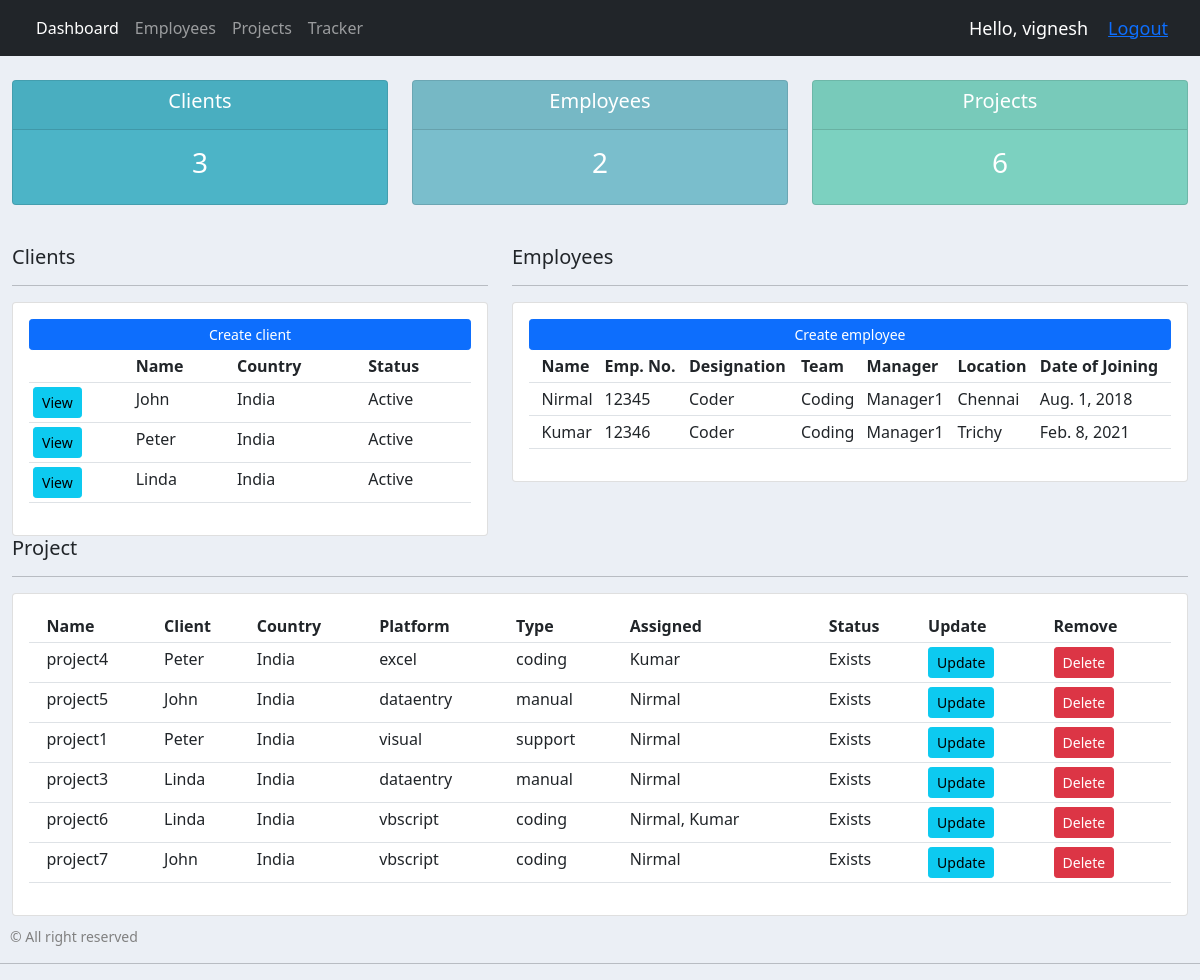
Before: / (signed in) with the older database file.
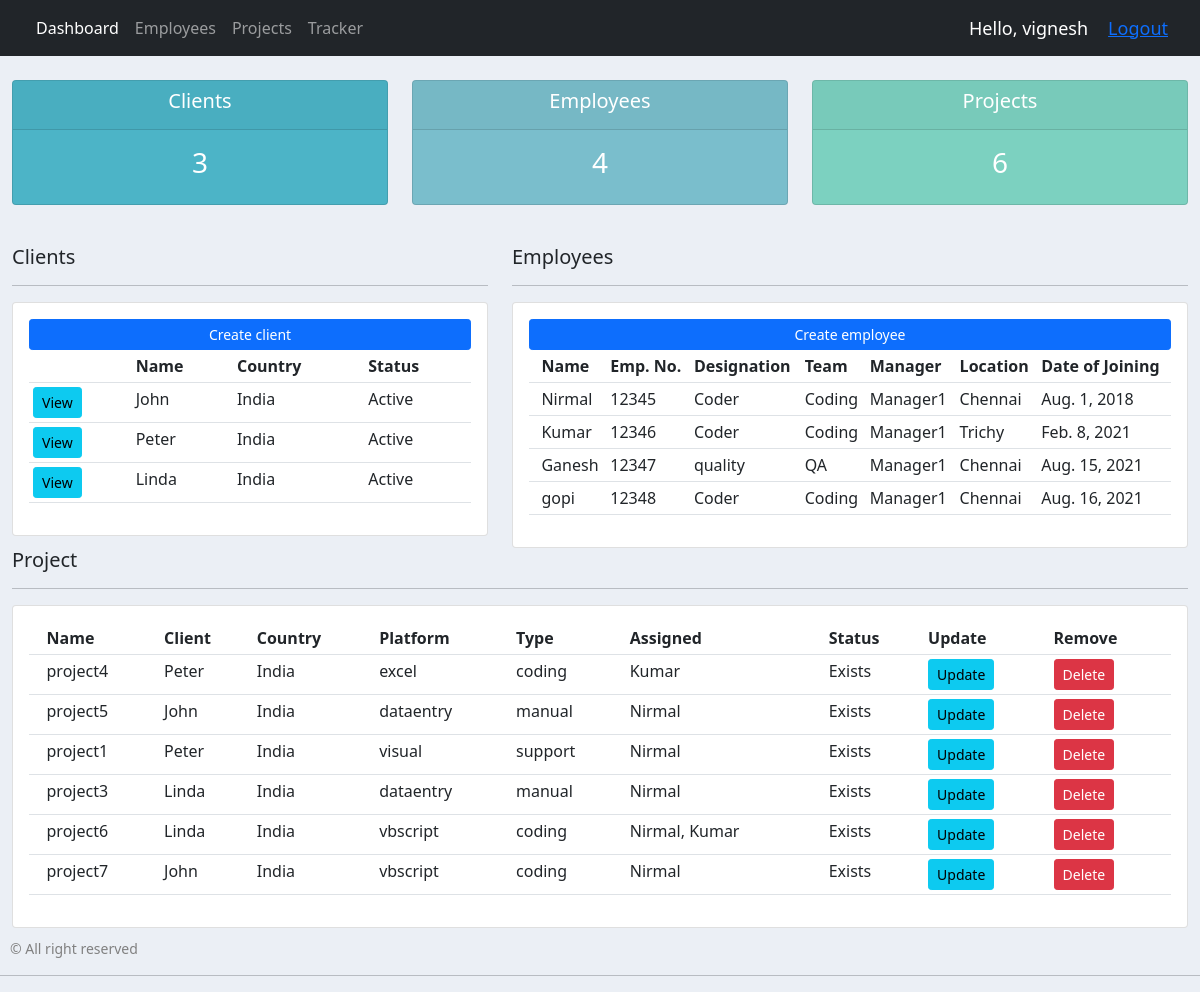
After: the same page with the newer database file.
### jobs/models.py (models this page shows, shortened)
class Client(models.Model):
    STATUS = (
        ('Active', 'Active'),
        ('Not Active', 'Not Active'),
    )
    name = models.CharField(max_length=200, null=True)
    country = models.CharField(max_length=200, null=True)
    email = models.CharField(max_length=200, null=True)
    phone = models.CharField(max_length=200, null=True)
    status = models.CharField(max_length=200, null=True, choices=STATUS)
    date_created = models.DateTimeField(auto_now_add=True, null=True)
    def __str__(self):
        return self.name

class Employee(models.Model):
    user = models.OneToOneField(User, null=True, on_delete=models.CASCADE, blank=True)
    name = models.CharField(max_length=200, null=True)
    empNum = models.IntegerField(null=True)
    designation  = models.CharField(max_length=200, null=True)
    team  = models.CharField(max_length=200, null=True)
    manager  = models.CharField(max_length=200, null=True)
    location  = models.CharField(max_length=200, null=True)
    email = models.CharField(max_length=200, null=True, blank=True)
    doj = models.DateField(null=True, blank=True)
    dor = models.DateField(null=True, blank=True)
    def __str__(self):
        return self.name

class Project(models.Model):
    PROJECTSTATUS = (
        ('Exists', 'Exists'),
        ('Not Exists', 'Not Exists'),
    )
    name = models.CharField(max_length=200, null=True)
    client = models.ForeignKey(Client, null=True, on_delete=models.SET_NULL)
    country = models.CharField(max_length=200, null=True)
    platform = models.CharField(max_length=200, null=True)
    type = models.CharField(max_length=200, null=True)
    handled = models.ManyToManyField(Employee)
    status = models.CharField(max_length=200, null=True, choices=PROJECTSTATUS)
    date_created = models.DateTimeField(auto_now_add=True, null=True)

### jobs/decorators.py (the view)
    def wrapper_func(request, *args, **kwargs):
        group = None
        if request.user.groups.exists():
            group = request.user.groups.all()[0].name
        if group == 'employee':
            return redirect('user-page')
        elif group == 'admin':
            return view_func(request, *args, **kwargs)
        else:
            return

### jobs/views.py (called while the page is built)
@login_required(login_url='login')
@admin_only
def home(request):
    clients = Client.objects.all()
    projects = Project.objects.all()
    employees = Employee.objects.all()
    total_clients = clients.filter(status='Active').count()
    total_employees = employees.count()
    total_jobs = projects.filter(status='Exists').count()
    context = {'clients':clients, 'projects':projects, 'employees':employees,\
        'total_clients':total_clients, 'total_employees':total_employees, 'total_jobs':total_jobs}
    return render(request, 'jobs/dashboard.html', context=context)

### jobs/templates/jobs/dashboard.html
{% extends 'jobs/main.html' %}
{% block content %}
{% include 'jobs/status.html' %}
<br>
<div class="row">
    <div class="col-md-5">
        <h5>Clients</h5>
        <hr>
        <div class="card card-body">
            <a class="btn btn-primary btn-sm btn-block" href="{% url 'create_client' %}">Create client</a>
            <table class="table table-sm">
                <tr>
                    <th></th>
                    <th>Name</th>
                    <th>Country</th>
                    <th>Status</th>
                </tr>
                {% for client in clients %}
                    <tr>
                        <td><a class="btn btn-sm btn-info" href="{% url 'client' client.id %}">View</a></td>
                        <td>{{client.name}}</td>
                        <td>{{client.country}}</td>
                        <td>{{client.status}}</td>
                    </tr>
                {% endfor %}
            </table>
        </div>
    </div>
    <div class="col-md-7">
        <h5>Employees</h5>
        <hr>
        <div class="card card-body">
            <a class="btn btn-primary btn-sm btn-block" href="{% url 'create_employee' %}">Create employee</a>
            <table class="table table-sm">
                <tr>
                    <th></th>
                    <th>Name</th>
                    <th>Emp. No.</th>
                    <th>Designation</th>
                    <th>Team</th>
                    <th>Manager</th>
                    <th>Location</th>
                    <th>Date of Joining</th>
                </tr>
                {% for emp in employees %}
                    <tr>
                        <td></td>
                        <td>{{emp.name}}</td>
                        <td>{{emp.empNum}}</td>
                        <td>{{emp.designation}}</td>
                        <td>{{emp.team}}</td>
                        <td>{{emp.manager}}</td>
                        <td>{{emp.location}}</td>
                        <td>{{emp.doj}}</td>
                    </tr>
                {% endfor %}
            </table>
        </div>
    </div>
</div>
<div class="row">
    <div class="col">
        <h5>Project</h5>
        <hr>
        <div class="card card-body">
            <table class="table table-sm">
                <tr>
                    <th></th>
                    <th>Name</th>
                    <th>Client</th>
                    <th>Country</th>
                    <th>Platform</th>
                    <th>Type</th>
                    <th>Assigned</th>
                    <th>Status</th>
                    <th>Update</th>
                    <th>Remove</th>
                </tr>
                {% for proj in projects %}
                    <tr>
                        <td></td>
                        <td>{{proj.name}}</td>
                        <td>{{proj.client}}</td>
                        <td>{{proj.country}}</td>
                        <td>{{proj.platform}}</td>
                        <td>{{proj.type}}</td>
                        <td>{{proj.handled.all|join:", "}}</td>
                        <td>{{proj.status}}</td>
                        <td><a class="btn btn-sm btn-info" href="{% url 'update_project' proj.id %}">Update</a></td>
                        <td><a class="btn btn-sm btn-danger" href="{% url 'delete_function' proj.id 'project' %}">Delete</a></td>
                    </tr>
                {% endfor %}
            </table>
        </div>
    </div>
</div>
{% endblock content %}

Changed rows visible on the page:
added Employee: name "Ganesh", empNum "12347", designation "quality", team "QA", manager "Manager1", location "Chennai", doj "Aug. 15, 2021"
added Employee: name "gopi", empNum "12348", designation "Coder", team "Coding", manager "Manager1", location "Chennai", doj "Aug. 16, 2021"
Other visible differences:
{{ total_employees }}: "2" → "4"
